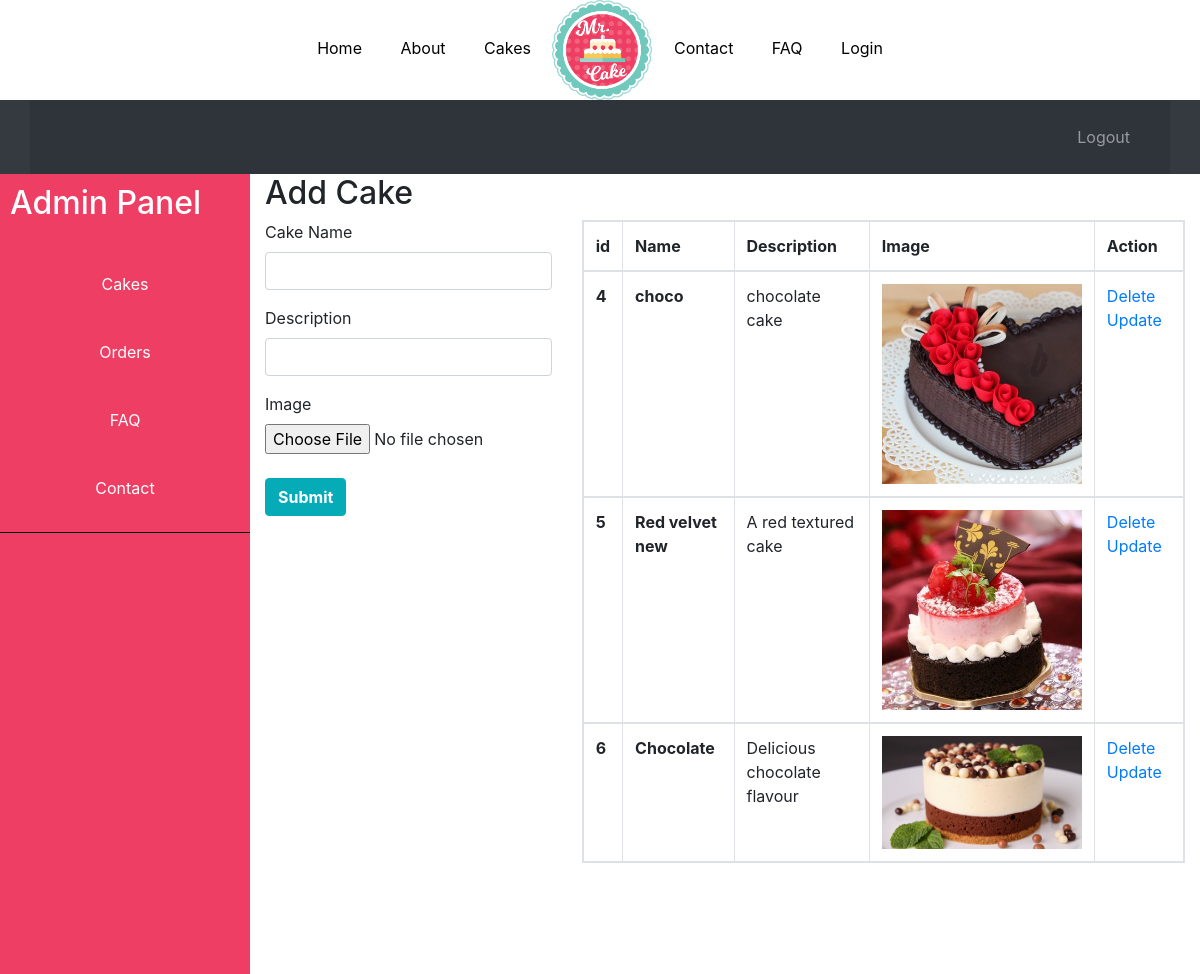
/products/addcake.php, run on the app's committed database.
### tables this page shows
CREATE TABLE `cakes` (
  `id` int(11) NOT NULL,
  `cakeName` varchar(30) NOT NULL,
  `cakeDesc` text NOT NULL,
  `cakeImage` varchar(20) NOT NULL
);

### products/database.php (called while the page is built, shortened)
<?php
class Database
{
    private static $user = 'root';
    private static $pass = '';
    private static $dsn = 'mysql:host=localhost;dbname=cakeproject';
    private static $dbcon;
    public static function getDb(){
        if(!isset(self::$dbcon)) {
            try {
                self::$dbcon = new PDO(self::$dsn, self::$user, self::$pass);
                self::$dbcon->setAttribute(PDO::ATTR_ERRMODE, PDO::ERRMODE_EXCEPTION);
            } catch (PDOException $e) {
                $msg = $e->getMessage();
                include 'customerror.php';
                exit();
            }
        }
        return self::$dbcon;
    }
}

### products/cakes.php (called while the page is built, shortened)
<?php
class Cakes
{
    public function getAllCakes($dbcon)
    {
        $sql = "SELECT * FROM cakes";
        $pdostm = $dbcon->prepare($sql);
        $pdostm->execute();
        $newCake = $pdostm->fetchAll(PDO::FETCH_OBJ);
        return $newCake;
    }
}

### products/addcake.php (the view, shortened to what this page needs)
<?php
require_once 'database.php';
require_once 'cakes.php';
include '../header.php';
?>
<!doctype html>
<html>
<head>
  <link rel="stylesheet" href="https://maxcdn.bootstrapcdn.com/bootstrap/4.3.1/css/bootstrap.min.css">
  <link rel="stylesheet" href="adminStyle.css">
</head>
<body>
<nav class="navbar navbar-expand-sm navbar-dark bg-dark p-0">
    <div class="container">
        <ul class="navbar-nav ml-auto">
          <li class="nav-item">
            <a href="/thecakeproject/logout.php" class="nav-link">
              <i class="fas fa-user-times"></i> Logout
            </a>
          </li>
        </ul>
      </div>
  </nav>
 <div class="wrapper">
  <nav id="sidebar" class="bg-secondary">
      <div class="sidebar-header ">
        <h2>Admin Panel</h2>
      </div>
      <ul class="list-unstyled components">
        <li class="active">
          <a href="/thecakeproject/products/addcake.php">Cakes</a>
        </li>
		<br>
        <li class="active">
          <a href="../listOrdersAdmin.php">Orders</a>
        </li>
        <br>
         <li class="active">
          <a href="/thecakeproject/addFaq.php">FAQ</a>
        </li>
        <br>
         <li class="active">
          <a href="addContactForm.php">Contact</a>
        </li>
        <br>
      </ul>
    </nav>
    <div class="container-fluid">
    <h2>Add Cake </h2>
        <div class="row">
            <div class="col-md-4">
            <form action="#" method="post" enctype="multipart/form-data">
                <div class="form-group">
                    <label for="cakename">Cake Name</label>
                    <input type="text" class="form-control" name="cakename" required>
                </div>
                <div class="form-group">
                    <label for="description">Description</label>
                    <input type="text" class="form-control" name="description" required>
                </div>
                <div class="form-group">
                    <label for="cakeimage">Image</label>
                    <input type="file" class="custom-file" name="cakeimage" >
                </div>
                <div class="form-group">
                    <input type="submit" class="btn btn-primary" name="add">
                </div>
            </form>
            </div>
            <div class="col-md-8">
                <table class="table table-bordered table-responsive">
                    <thead>
                        <th>id</th>
                        <th>Name</th>
                        <th>Description</th>
                        <th>Image</th>
                        <th>Action</th>
                    </thead>
                    <?php
                    $b = new Cakes();
                    $mycake = $b->getAllCakes(Database::getDb());
                    foreach($mycake as $cake){
                        echo "
                    <tbody>
                    <tr>
                    <td><strong> $cake->id </strong></td>
                    <td><strong> $cake->cakeName </strong></td>
                    <td> $cake->cakeDesc </td>
                    <td><img id='cake-thumbnail' src='uploads/$cake->cakeImage' /></div></td>
                    <td><a href= deleteCake.php?id=" .$cake->id.">Delete</a>
                    <a href= updateCake.php?id=" .$cake->id."> Update</a>
                    </td>
                      </tr></tbody> ";
                    }
                    ?>
            </div>
</body>
</html>

### login.css (style rules this page uses)
.container { height: 100%; align-content: center; }

### styles/header.css (style rules this page uses)
html { font-family: Calibri; }
nav ul { padding: 0; margin: 0; text-align: center; overflow: hidden; -webkit-transition: max-height 0.4s; -ms-transition: max-height 0.4s; -moz-transition: max-height 0.4s; -o-transition: max-height 0.4s; transition: max-height 0.4s; }
nav ul li { display: inline-block; padding: 17px; color:black; }
a { text-decoration: none; color: black; }

### products/adminStyle.css (style rules this page uses)
.wrapper { display: flex; width: 100%; align-items: stretch; }
.container { background-color: rgba(0,0,0,0.1) !important; }
.btn { border:1px solid #06ABB8; background-color:#06ABB8; font-weight:bold; color:white; }
#sidebar { min-width: 250px; max-width: 250px; min-height: 100vh; color:white; background-color:#EF3E64 !important; }
#sidebar .sidebar-header { padding: 10px; }
#sidebar ul.components { padding: 10px 0; border-bottom: 1px solid black; }
#sidebar ul li a { padding: 5px; font-size: 1.0em; display: block; }
#sidebar ul li.active > a, a[aria-expanded="true"] { color: white; text-decoration: none; }

### products/addcake.php (style rules this page uses)
#cake-thumbnail { width: 200px; }

### data on the page
cakes: id "4", cakeName "choco", cakeDesc "chocolate cake", cakeImage (picture)
cakes: id "5", cakeName "Red velvet new", cakeDesc "A red textured cake", cakeImage (picture)
cakes: id "6", cakeName "Chocolate", cakeDesc "Delicious chocolate flavour", cakeImage (picture)
